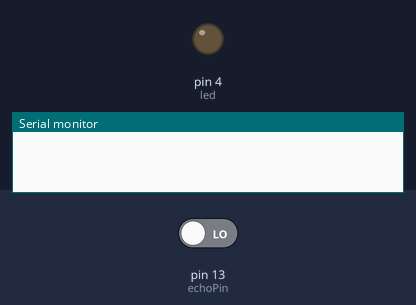
A sketch run on a simulated Arduino Uno, built with avr-gcc and run on an emulated ATmega328P. Shown: output pins drawn as LEDs (lit = HIGH), the last lines printed to the serial monitor. The test bench sets the inputs (shaded band); at power-on: pin 13 (echoPin) LOW. Pins used as bus, display or sensor lines are not drawn.

Above: at 0.1 s.
At 1.1 s:
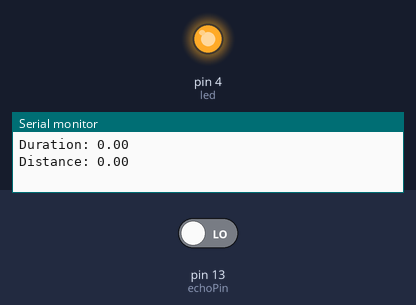
Timing chart, 0 to 2.6 s (numbered marks = the images above):
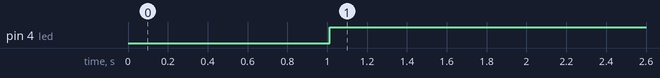

The sketch:

motion_sensor2.ino
```cpp
const int trigPin = 7;
const int echoPin =13;
const int led = 4;
float duration, distance;


void setup() {
  // put your setup code here, to run once:
Serial.begin (9600);
pinMode(trigPin, OUTPUT);
pinMode(echoPin, INPUT);
pinMode(led, OUTPUT);
}

void loop() {
  // put your main code here, to run repeatedly:
digitalWrite(trigPin,LOW);
delay(2);
digitalWrite(trigPin,HIGH);
delay(10);
digitalWrite(trigPin,LOW);

duration = pulseIn(echoPin, HIGH);
Serial.print("Duration: ");
Serial.println(duration);
distance= (duration*0.343)/2;
Serial.print("Distance: ");
Serial.println(distance);
 if (distance < 500) {
    digitalWrite(led, HIGH);
  }
 else {
    digitalWrite(led, LOW);
  }


delay (1000);


}
```

Measured:
- by itself, pin 4 (led): LOW → HIGH at 1.0 s
